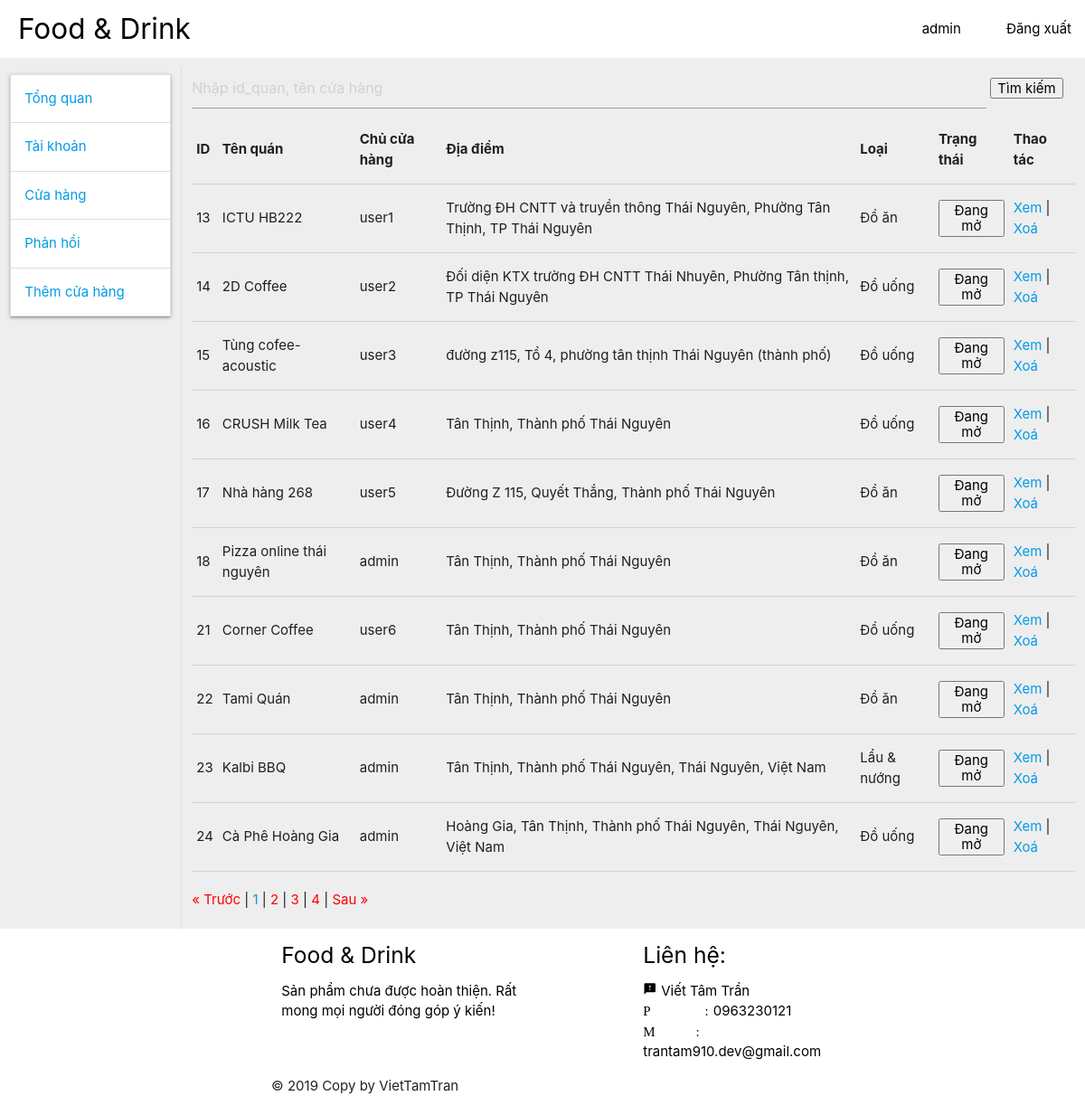
The page /index.php?action=adminquantri&adminactive=1 (signed in) on the database its author committed.
### tables this page shows
CREATE TABLE `quanan` (
  `id_quan` int(11) NOT NULL,
  `tenquan` varchar(250) NOT NULL,
  `diadiem` varchar(250) NOT NULL,
  `mota` varchar(2500) NOT NULL,
  `loai` int(11) NOT NULL,
  `email` varchar(250) NOT NULL,
  `sdt` varchar(25) NOT NULL,
  `anh` varchar(250) NOT NULL,
  `vido` double NOT NULL,
  `kinhdo` double NOT NULL,
  `kiemtra` int(11) NOT NULL,
  `id_user` int(11) NOT NULL
);

CREATE TABLE `user` (
  `id_user` int(11) NOT NULL,
  `username` varchar(50) NOT NULL,
  `password` varchar(250) NOT NULL,
  `hovaten` varchar(250) NOT NULL,
  `ngaysinh` date NOT NULL,
  `gioitinh` int(11) NOT NULL,
  `email` varchar(250) NOT NULL,
  `sdt` int(11) NOT NULL,
  `anhdaidien` varchar(250) NOT NULL,
  `quyen` int(11) NOT NULL
);

### model/model.php (called while the page is built, shortened)
<?php
	class database
	{
		public $conn;
		public function __construct()
		{
			$this->conn = new mysqli("localhost", "root", "", "foody_thainguyen") or die("Loi ket noi");
			$this->conn->set_charset("UTF8");
		}
		public function getalldiadiem(){
			$sql="SELECT * FROM quanan, user WHERE quanan.id_user=user.id_user";
			$kq=$this->conn->query($sql);
			return $kq;
		}
	}
?>

### view/admin/tablequanan.php (the view, shortened to what this page needs)
<div>
	<form method="post">
		<input style="width: 90%;" type="text" name="timkiem" placeholder="Nhập id_quan, tên cửa hàng" autocomplete="off" required="required"/>
		<input type="submit" name="timcuahang" value="Tìm kiếm">
	</form>
</div>
<div class="divtable">
<table id="results">
	<thead>
		<tr>
			<th>ID</th>
			<th>Tên quán</th>
			<th>Chủ cửa hàng</th>
			<th>Địa điểm</th>
			<th>Loại</th>
			<th>Trạng thái</th>
			<th>Thao tác</th>
		</tr>
	</thead>
	<tbody>
		<?php while($row=$kq->fetch_assoc()){ ?>
			<tr>
				<td><?php echo $row['id_quan'] ?></td>
				<td><?php echo $row['tenquan'] ?></td>
				<td><?php echo $row['username'] ?></td>
				<td><?php echo $row['diadiem'] ?></td>
				<td><?php if($row['loai']==1){ echo 'Đồ ăn';}
				if($row['loai']==2){ echo 'Đồ uống';}
				if($row['loai']==3){ echo 'Lẩu & nướng';}
				if($row['loai']==5){ echo 'Khách sạn';} ?></td>
				<td>
					<form method="post">
						<button type="submit"  name="doitrangthai"><?php if($row['kiemtra']==1){ echo "Đang mở";}else{ echo "Đang đóng";} ?></button>
					</form>
				</td>
				<td><a class="abtn" href="index.php?action=xemcuahang&id_quan=<?php echo $row['id_quan'] ?>">Xem</a> | <a class="abtn" href="index.php?action=xoacuahang&id_quan=<?php echo $row['id_quan'] ?>">Xoá</a></td>
			</tr>
		<?php } ?>
	</tbody>
</table>
</div>
<div id="pageNavPosition"></div>

### res/css/css.css (style rules this page uses)
body { margin: 0px; padding: 0px; background-color: #ececec; }

### res/css/admin.css (style rules this page uses)
.divtable { min-height: 360px; }
#pageNavPosition { margin: 20px 0 20px 0; }

### rows shown on the page
quanan: id_quan "13", tenquan "ICTU HB222", id_user.username "user1", diadiem "Trường ĐH CNTT và truyền thông Thái Nguyên, Phường Tân Thịnh, TP Thái Nguyên", loai "Đồ ăn", kiemtra "Đang mở"
quanan: id_quan "14", tenquan "2D Coffee", id_user.username "user2", diadiem "Đối diện KTX trường ĐH CNTT Thái Nhuyên, Phường Tân thịnh, TP Thái Nguyên", loai "Đồ uống", kiemtra "Đang mở"
quanan: id_quan "15", tenquan "Tùng cofee- acoustic", id_user.username "user3", diadiem "đường z115, Tổ 4, phường tân thịnh Thái Nguyên (thành phố)", loai "Đồ uống", kiemtra "Đang mở"
quanan: id_quan "16", tenquan "CRUSH Milk Tea", id_user.username "user4", diadiem "Tân Thịnh, Thành phố Thái Nguyên", loai "Đồ uống", kiemtra "Đang mở"
quanan: id_quan "17", tenquan "Nhà hàng 268", id_user.username "user5", diadiem "Đường Z 115, Quyết Thắng, Thành phố Thái Nguyên", loai "Đồ ăn", kiemtra "Đang mở"
quanan: id_quan "18", tenquan "Pizza online thái nguyên", id_user.username "admin", diadiem "Tân Thịnh, Thành phố Thái Nguyên", loai "Đồ ăn", kiemtra "Đang mở"
quanan: id_quan "21", tenquan "Corner Coffee", id_user.username "user6", diadiem "Tân Thịnh, Thành phố Thái Nguyên", loai "Đồ uống", kiemtra "Đang mở"
quanan: id_quan "22", tenquan "Tami Quán", id_user.username "admin", diadiem "Tân Thịnh, Thành phố Thái Nguyên", loai "Đồ ăn", kiemtra "Đang mở"
quanan: id_quan "23", tenquan "Kalbi BBQ", id_user.username "admin", diadiem "Tân Thịnh, Thành phố Thái Nguyên, Thái Nguyên, Việt Nam", loai "Lẩu & nướng", kiemtra "Đang mở"
quanan: id_quan "24", tenquan "Cà Phê Hoàng Gia", id_user.username "admin", diadiem "Hoàng Gia, Tân Thịnh, Thành phố Thái Nguyên, Thái Nguyên, Việt Nam", loai "Đồ uống", kiemtra "Đang mở"

### other values the page prints
$_SESSION['username'] "admin"
